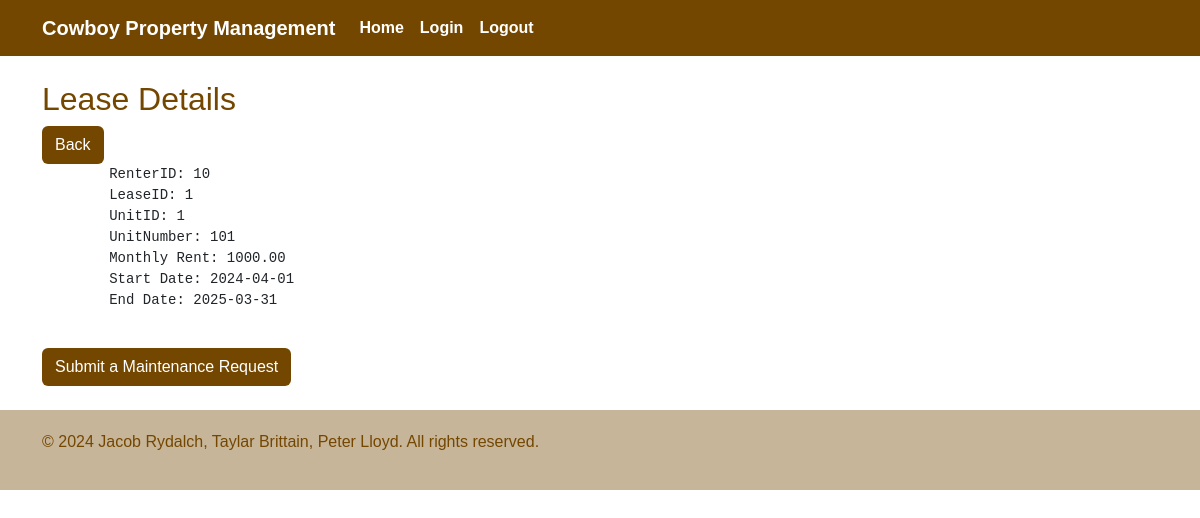
Screenshot of /renterLeaseInfo.php?RenterID=10 (signed in) with the database file from the repository.
### tables this page shows
CREATE TABLE IF NOT EXISTS `lease` (
  `LeaseID` int UNSIGNED NOT NULL AUTO_INCREMENT,
  `UnitID` int NOT NULL,
  `EmployeeID` smallint NOT NULL,
  `StartDate` date NOT NULL,
  `EndDate` date NOT NULL,
  PRIMARY KEY (`LeaseID`),
  KEY `UnitID` (`UnitID`),
  KEY `EmployeeID` (`EmployeeID`)
);

CREATE TABLE IF NOT EXISTS `unit` (
  `UnitID` int UNSIGNED NOT NULL AUTO_INCREMENT,
  `PropertyID` smallint NOT NULL,
  `UnitNumber` smallint NOT NULL,
  `Bed` tinyint NOT NULL,
  `Bath` tinyint NOT NULL,
  `Price` decimal(9,2) NOT NULL,
  PRIMARY KEY (`UnitID`),
  KEY `PropertyID` (`PropertyID`)
);

### renterLeaseInfo.php (the view, shortened to what this page needs)
<!DOCTYPE html>
<html>
	<head>
		<link href="https://cdn.jsdelivr.net/npm/bootstrap@5.3.3/dist/css/bootstrap.min.css" rel="stylesheet">
		<link href="cpm-universal-styles.css" rel="stylesheet">
	</head>
	<body>
		<nav class="navbar navbar-expand-lg custom-navbar">
			<div class="container">
			    <a class="navbar-brand custom-navbar-item" href="public-home.php">Cowboy Property Management</a>
				<div class="collapse navbar-collapse text-center" id="navbarNav">
					<ul class="navbar-nav ml-auto">
						<li class="nav-item">
							<a class="nav-link custom-navbar-item" href="public-home.php" >Home</a>
						</li>
						<li class="nav-item">
							<a class="nav-link custom-navbar-item" href="login-form.php" >Login</a>
						</li>
						<li class="nav-item">
							<a class="nav-link custom-navbar-item" href="logout.php" >Logout</a>
						</li>
					</ul>
				</div>
			</div>
		</nav>
		<br>
		<div class='lease-container'>
			<div class='container'>
				<h2 style="color: #744700;">Lease Details</h2>
				<?php
					require_once 'login.php';
					if(isset($_GET['RenterID'])) {
						$renterID = $_GET['RenterID'];
						$conn = new mysqli($hn, $un, $pw, $db);
					echo "<a href='renter-home.php?RenterID=$renterID' class='btn custom-btn1'>Back</a>";
					$query = "SELECT l.LeaseID, l.UnitID, l.StartDate, l.EndDate, u.UnitNumber, u.Price
							  FROM lease_renter AS lr
							  JOIN lease AS l ON lr.LeaseID = l.LeaseID
							  JOIN unit AS u ON l.UnitID = u.UnitID
							  WHERE lr.RenterID = $renterID";
					$result = $conn->query($query);
					if($result->num_rows > 0) {
						$row = $result->fetch_assoc();
						echo <<<_END
								<br>
								<pre>
								RenterID: $renterID
								LeaseID: $row[LeaseID]
								UnitID: $row[UnitID]
								UnitNumber: $row[UnitNumber]
								Monthly Rent: $row[Price]
								Start Date: $row[StartDate]
								End Date: $row[EndDate]
								</pre>
							_END;
					}
					}
					?>
					<a href='SubmitMaintenanceRequest.php?RenterID=<?php echo $renterID?>' class='btn custom-btn1'>Submit a Maintenance Request</a>
			</div>
		</div>
		<br>
		<div class='custom-footer'>
			<div class='container'>
				<p style='color: #744700;'>&copy; 2024 Jacob Rydalch, Taylar Brittain, Peter Lloyd. All rights reserved.</p>
			</div>
	</body>
</html>

### cpm-universal-styles.css (style rules this page uses)
body { font-family: Arial; }
.custom-footer { background-color: #c7b599; padding: 20px; width: 100%; }
.custom-navbar { background-color: #744700; }
.custom-navbar-item { color: white; font-weight: bold; }
.custom-btn1 { background-color: #744700; color: white; }

### rows the page displays
lease: LeaseID "1", UnitID "1", UnitID.UnitNumber "101", UnitID.Price "1000.00", StartDate "2024-04-01", EndDate "2025-03-31"

### other values shown
$renterID "10"
